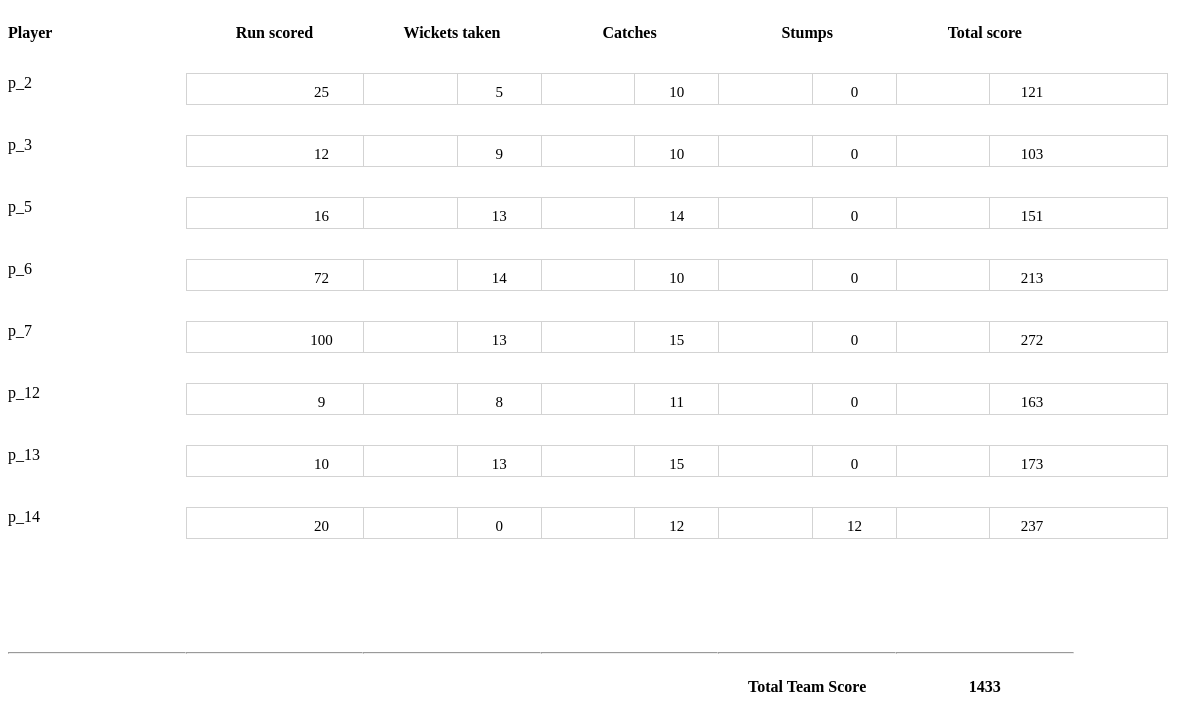
Screenshot of /normal_user/team_performance (signed in) with the database file from the repository.
### super_user/models.py (models this page shows)
class Players(models.Model):
	country_id = models.IntegerField()
	name = models.TextField(max_length=255)
	category= models.TextField(max_length=255)
	class Meta:
		db_table = "Players"

class Player_score(models.Model):
	match_id = models.IntegerField()
	player_id = models.IntegerField()
	country_id = models.IntegerField()
	player_name = models.TextField(max_length=40)
	runs = models.IntegerField()
	wickets = models.IntegerField()
	catches = models.IntegerField()
	stumps = models.IntegerField()
	total = models.IntegerField()
	class Meta:
		db_table = "Player_score"

### normal_user/views.py (the view)
# urls.py: url("team_performance",    team_performance,   name="team_performance.html"),
@user_passes_test(check_normal_user)
def team_performance(request):
	user_id = request.user.id
	team_created_at = Teams.objects.filter(user_id=user_id).get().created_at
	matches_to_consider_ids = [i['id'] for i in Matches.objects.filter(created_at__lte=team_created_at, recorded=1).values()]
	players_ids = [i['player_id_in_original_table'] for i in Team_players.objects.filter(user_id=user_id).values()]
	players = Player_score.objects.filter(reduce(operator.or_, (Q(player_id=x) for x in players_ids))).values()
	lst = []
	for i in players:
		if i['match_id'] in matches_to_consider_ids:
			lst.append(i)
	df = pd.DataFrame(lst).groupby('player_id').sum().loc[:, "runs" : "total"].reset_index()
	df['name'] = df.player_id.apply(lambda x:Players.objects.filter(id=x).get().name)
	total = df.total.sum()
	data = df.apply(pd.Series.to_list, axis=1).to_list()
	return render(request, "team_performance.html", {"data" : data, 'total' : total})

### normal_user/views.py (called while the page is built)
def check_normal_user(user):
   return not user.is_superuser

### normal_user/templates/team_performance.html (shortened to what this page needs)
<html>
<head>
</head>
<body>
	<div class="row">
		<div class="column"><p><b>Player</b></p></div>
		<div class="column"><p><b><center>Run scored</center></b></p></div>
		<div class="column"><p><b><center>Wickets taken</center></b></p></div>
		<div class="column"><p><b><center>Catches</center></b></p></div>
		<div class="column"><p><b><center>Stumps</center></b></p></div>
		<div class="column"><p><b><center>Total score</center></b></p></div>
	</div>
	{% for i in data %}
		<div class="row">
			<div class="column"><p        >{{ i.6 }}</p></div>
			<div class="column"><p id="pd">{{ i.1 }}</p></div>
			<div class="column"><p id="pd">{{ i.2 }}</p></div>
			<div class="column"><p id="pd">{{ i.3 }}</p></div>
			<div class="column"><p id="pd">{{ i.4 }}</p></div>
			<div class="column"><p id="pd">{{ i.5 }}</p></div>
		</div>
	{% endfor %}
	<div class="row">
		<div class="column"><br><br><br><br><br><hr></div>
		<div class="column"><br><br><br><br><br><hr></div>
		<div class="column"><br><br><br><br><br><hr></div>
		<div class="column"><br><br><br><br><br><hr></div>
		<div class="column"><br><br><br><br><br><hr></div>
		<div class="column"><br><br><br><br><br><hr></div>
	</div>
	<div class="row">
		<div class="column"><p></p></div>
		<div class="column"><p></p></div>
		<div class="column"><p></p></div>
		<div class="column"><p></p></div>
		<div class="column"><p><center><b>Total Team Score</b></center></p></div>
		<div class="column"><p><center><b>{{ total }}</b></center></p></div>
	</div>
	<br><br>
</body>
</html>

### normal_user/templates/team_performance.html (style rules this page uses)
.column { float: left; width: 15%; }
.row:after { display: table; clear: both; }
#pd { padding: 10px; border: 1px solid lightgray; width: 250px; height: 10px; text-align: center; font-size: 15px; }

### rows the page displays
Players: name "p_2"
Players: name "p_3"
Players: name "p_5"
Players: name "p_6"
Players: name "p_7"
Players: name "p_12"
Players: name "p_13"
Player_score: name "p_14", country "20", wickets "0", runs "12", i "237"

### other values shown
{{ i.1 }} "25" "12" "16" "72" "100" "9" "10"
{{ i.2 }} "5" "9" "13" "14" "13" "8" "13"
{{ i.3 }} "10" "10" "14" "10" "15" "11" "15"
{{ i.4 }} "0" "0" "0" "0" "0" "0" "0"
{{ i.5 }} "121" "103" "151" "213" "272" "163" "173"
{{ total }} "1433"
